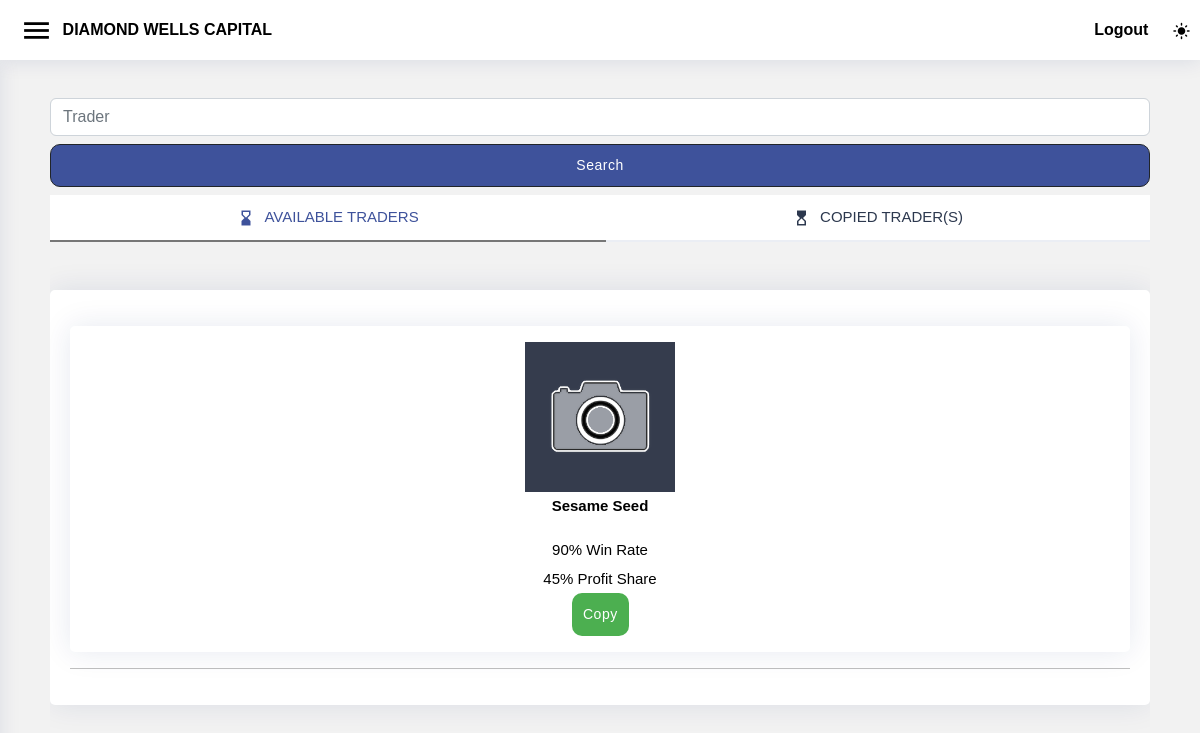
Page /account/traders/ (signed in) on the committed database.
### super/models.py (models this page shows, shortened)
class Trader(models.Model):
    name = models.CharField(max_length=100)
    win = models.IntegerField(default=0, blank=True, null=True)
    loss = models.IntegerField(default=0, blank=True, null=True)
    win_rate = models.IntegerField(default=0)
    profit = models.IntegerField(default=0)
    image = models.ImageField(upload_to='trade', default='passport.jpg', blank=True, null=True)
    followers = models.IntegerField(default=0)
    ref = models.UUIDField(default=uuid.uuid4, editable=False)
    date_created = models.DateTimeField(default=timezone.now)

### account/decorators.py (the view)
        def wrapper_func(request, *args, **kwargs):
            group = None
            if request.user.groups.exists():
                group = request.user.groups.all()[0].name
            if group in allowed_roles:
                return view_func(request, *args, **kwargs)
            else:
                return HttpResponse('You are not authorized to view this page')

### account/views.py (called while the page is built)
@login_required(login_url='login')
@allowed_users(allowed_roles=['client','super'])
def traders(request):
    traders = Trader.objects.all()
    if request.method == 'POST':
        hint = request.POST.get('hint')
        traders = Trader.objects.filter(name__contains=hint)
    copied = CopiedTrade.objects.filter(user=request.user)
    context = {'traders':traders,'copied':copied}
    return render(request, 'account/traders.html',context)

### account/templates/account/traders.html (shortened to what this page needs)
{% extends 'account/main.html' %}
{% load static %}
{% block content %}
<div style="padding:20px"></div>
              <form action="" method="post">
                <input type="search" name="hint" id="" class="form-control" placeholder="Trader">
                <button type="submit" class="btn btn-dark my-2 w-100 btn-small">Search</button>
              </form>
              <div style="max-height: 75vh; overflow-y: scroll;">
                <div  class="tag bg" >
                  <ul class="nav nav-tabs nav-tabs-bordered d-flex" id="borderedTabJustified" role="tablist">
                  <li class="nav-item flex-fill" role="presentation">
                    <button class="nav-link w-100 active" id="home-tab" data-bs-toggle="tab" data-bs-target="#bordered-justified-home" type="button" role="tab" aria-controls="home" aria-selected="true"> <span class="material-icons notranslate">hourglass_bottom</span><span>AVAILABLE TRADERS</span></button>
                  </li>
                  <li class="nav-item flex-fill" role="presentation">
                    <button class="nav-link w-100" id="profile-tab" data-bs-toggle="tab" data-bs-target="#bordered-justified-profile" type="button" role="tab" aria-controls="profile" aria-selected="false"><span class="material-icons notranslate">hourglass_top</span><span>COPIED TRADER(S)</span></button>
                  </li>
                  </ul>
                </div>
                  <div style="padding:20px;"></div>
                 <div class="card" style="padding:20px;">
                  <div class="tab-content pt-2" id="borderedTabJustifiedContent">
                    <div class="tab-pane fade show active" id="bordered-justified-home" role="tabpanel" aria-labelledby="home-tab">
                      {% if not traders %}
                      <p style="text-align: center;"><span class="app-font-normal">NO AVAILABLE TRADER</span></p>
                      {% else %}
                      {% for trader in traders %}
                      <div class="col-xxl-12 col-xl-12">
                        <div class="card info-card customers-card over" style="margin-bottom: 0px;">
                          <div class="card-body ">
                            <div class="app-flex justify-content-center">
                              <div class="text-center">
                                  <img src="{{trader.image.url}}" class="" style="max-height: 150px; width:150px;">
                                  <p style="font-weight: bold;">{{trader.name}}</p>
                                  <span>{{trader.win_rate}}% Win Rate</span><br>
                                  <span>{{trader.profit}}% Profit Share</span><br>
                                  <div style="flex: 0.7 1 0%; " >
                                    <b><a href="{% url 'copy-trade' trader.ref %}" class="green btn white-text" style="padding: 10px;">Copy</a></b>
                                  </div>
                              </div>
                            </div>
                          </div>
                        </div>
                      </div>
                      <hr>
                      {% endfor %}
                      {% endif %}
                    </div>
                  </div>
                 </div>
              </div>
{% endblock content %}

### account/static/assets/css/style.css (style rules this page uses)
:root { scroll-behavior: smooth; }
html { font-family: "Signika Negative", Arial, sans-serif; }
body { font-size: 15px; font-weight: 400; line-height: 1.9em; font-family: "Signika Negative", Arial, sans-serif; }
body { background: #f2f2f2; color: #000000; }
a { color: #4154f1; text-decoration: none; }
p { padding-left: 0; margin-top: 0px }
a.btn { margin-bottom: 0px; }
.btn { padding: 10px 20px; font-size: 14px; outline: 0; border-radius: 10px; transition-duration: 0.5s; transition-property: color; box-shadow: 0 0 1px transparent; background: #3E529B; transform: perspective(1px) translateZ(0); }
.btn, .btn-large, .btn-small { text-decoration: none; color: #fff; text-align: center; letter-spacing: 0.5px; transition: background-color 0.2s ease-out; cursor: pointer; }
.btn, .btn-large, .btn-small, .btn-floating, .btn-large, .btn-small, .btn-flat { font-size: 14px; outline: 0; }
.btn, .btn-no-hover { box-shadow: none; text-transform: none; }
.bg { color: #777777; background-color: #ffffff; }
.material-icons { padding: 0; margin-right: 0.60rem; vertical-align: middle; cursor: pointer; top: -3px; font-size: 18px; }
.app-flex { display: flex; flex-wrap: wrap; }
a { color: #3E529B; }
.card { position: relative; margin: .5rem 0 1rem 0; background-color: #fff; transition: box-shadow .25s; border-radius: 2px }
.white-text { color: #fff !important; }
.green { background-color: #4CAF50 !important; }
.card { margin-bottom: 30px; border: none; border-radius: 5px; box-shadow: 0px 0 30px rgba(1, 41, 112, 0.1); }
.nav-tabs-bordered { border-bottom: 2px solid #ebeef4; }
.nav-tabs-bordered .nav-link { margin-bottom: -2px; border: none; color: #2c384e; }
.nav-tabs-bordered .nav-link.active { background-color: #fff; color: #3E529B; border-bottom: 2px solid #777777; }

### rows in the picture
Trader: image (picture), name "Sesame Seed", win_rate "90", profit "45"
